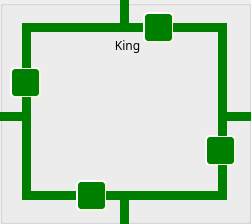
    <widget class="QGroupBox" name="King_groupBox">
     <property name="geometry">
      <rect>
       <x>60</x>
       <y>545</y>
       <width>251</width>
       <height>224</height>
      </rect>
     </property>
     <property name="styleSheet">
      <string notr="true"/>
     </property>
     <property name="title">
      <string/>
     </property>
     <widget class="QLabel" name="label_17">
      <property name="geometry">
       <rect>
        <x>100</x>
        <y>35</y>
        <width>55</width>
        <height>21</height>
       </rect>
      </property>
      <property name="font">
       <font>
        <family>Inter UI Medium</family>
       </font>
      </property>
      <property name="text">
       <string>King</string>
      </property>
      <property name="alignment">
       <set>Qt::AlignCenter</set>
      </property>
     </widget>
     <widget class="QPushButton" name="King_TLine5_butt">
      <property name="enabled">
       <bool>false</bool>
      </property>
      <property name="geometry">
       <rect>
        <x>31</x>
        <y>191</y>
        <width>46</width>
        <height>9</height>
       </rect>
      </property>
      <property name="minimumSize">
       <size>
        <width>20</width>
        <height>4</height>
       </size>
      </property>
      <property name="maximumSize">
       <size>
        <width>100</width>
        <height>20</height>
       </size>
      </property>
      <property name="sizeIncrement">
       <size>
        <width>1</width>
        <height>1</height>
       </size>
      </property>
      <property name="styleSheet">
       <string notr="true">#King_TLine5_butt{
background-color: green;
border-style: outset;
}
#King_TLine5_butt:checked{
	background-color: red;
}</string>
      </property>
      <property name="text">
       <string/>
      </property>
      <property name="checkable">
       <bool>true</bool>
      </property>
     </widget>
     <widget class="QLabel" name="label_15">
      <property name="geometry">
       <rect>
        <x>44</x>
        <y>56</y>
        <width>158</width>
        <height>111</height>
       </rect>
      </property>
      <property name="styleSheet">
       <string notr="true">border-image: url(:/img/powSub.jpg);</string>
      </property>
      <property name="text">
       <string/>
      </property>
     </widget>
     <widget class="QPushButton" name="King_TLine15_butt">
      <property name="enabled">
       <bool>false</bool>
      </property>
      <property name="geometry">
       <rect>
        <x>218</x>
        <y>112</y>
        <width>42</width>
        <height>9</height>
       </rect>
      </property>
      <property name="styleSheet">
       <string notr="true">#King_TLine15_butt{
background-color: green;
border-style: outset;
}
#King_TLine15_butt:checked{
	background-color: red;
}</string>
      </property>
      <property name="text">
       <string/>
      </property>
      <property name="checkable">
       <bool>true</bool>
      </property>
     </widget>
     <widget class="QPushButton" name="King_TLine10_butt">
      <property name="enabled">
       <bool>false</bool>
      </property>
      <property name="geometry">
       <rect>
        <x>31</x>
        <y>23</y>
        <width>89</width>
        <height>9</height>
       </rect>
      </property>
      <property name="minimumSize">
       <size>
        <width>20</width>
        <height>4</height>
       </size>
      </property>
      <property name="maximumSize">
       <size>
        <width>100</width>
        <height>20</height>
       </size>
      </property>
      <property name="sizeIncrement">
       <size>
        <width>1</width>
        <height>1</height>
       </size>
      </property>
      <property name="styleSheet">
       <string notr="true">#King_TLine10_butt{
background-color: green;
border-style: outset;
}
#King_TLine10_butt:checked{
	background-color: red;
}</string>
      </property>
      <property name="text">
       <string/>
      </property>
      <property name="checkable">
       <bool>true</bool>
      </property>
     </widget>
     <widget class="QPushButton" name="King_Rel3_butt">
      <property name="geometry">
       <rect>
        <x>10</x>
        <y>67</y>
        <width>31</width>
        <height>31</height>
       </rect>
      </property>
      <property name="minimumSize">
       <size>
        <width>31</width>
        <height>31</height>
       </size>
      </property>
      <property name="maximumSize">
       <size>
        <width>31</width>
        <height>31</height>
       </size>
      </property>
      <property name="styleSheet">
       <string notr="true">#King_Rel3_butt{
border-image: url(:/img/relaySPDT.png);
background-color: green;
border-style: outset;
border-radius: 5px;
border-width:2px;
border-color:beige;
font-size:12px;
font-weight:100;
color: white;
max-width:23px;
max-height:23px;
min-width:23px;
min-height:23px;
padding:2px;

}
#King_Rel3_butt:checked{
	background-color: red;
}</string>
      </property>
      <property name="text">
       <string/>
      </property>
      <property name="checkable">
       <bool>true</bool>
      </property>
     </widget>
     <widget class="QPushButton" name="King_TLine18_butt">
      <property name="enabled">
       <bool>false</bool>
      </property>
      <property name="geometry">
       <rect>
        <x>129</x>
        <y>191</y>
        <width>89</width>
        <height>9</height>
       </rect>
      </property>
      <property name="minimumSize">
       <size>
        <width>26</width>
        <height>4</height>
       </size>
      </property>
      <property name="maximumSize">
       <size>
        <width>300</width>
        <height>40</height>
       </size>
      </property>
      <property name="sizeIncrement">
       <size>
        <width>1</width>
        <height>1</height>
       </size>
      </property>
      <property name="styleSheet">
       <string notr="true">#King_TLine18_butt{
background-color: green;
border-style: outset;
}
#King_TLine18_butt:checked{
	background-color: red;
}</string>
      </property>
      <property name="text">
       <string/>
      </property>
      <property name="checkable">
       <bool>true</bool>
      </property>
     </widget>
     <widget class="QPushButton" name="King_TLine12_butt">
      <property name="enabled">
       <bool>false</bool>
      </property>
      <property name="geometry">
       <rect>
        <x>129</x>
        <y>23</y>
        <width>15</width>
        <height>9</height>
       </rect>
      </property>
      <property name="minimumSize">
       <size>
        <width>15</width>
        <height>4</height>
       </size>
      </property>
      <property name="maximumSize">
       <size>
        <width>100</width>
        <height>40</height>
       </size>
      </property>
      <property name="sizeIncrement">
       <size>
        <width>1</width>
        <height>1</height>
       </size>
      </property>
      <property name="styleSheet">
       <string notr="true">#King_TLine12_butt{
background-color: green;
border-style: outset;
}
#King_TLine12_butt:checked{
	background-color: red;
}</string>
      </property>
      <property name="text">
       <string/>
      </property>
      <property name="checkable">
       <bool>true</bool>
      </property>
     </widget>
     <widget class="QPushButton" name="King_TLine11_butt">
      <property name="enabled">
       <bool>false</bool>
      </property>
      <property name="geometry">
       <rect>
        <x>120</x>
        <y>0</y>
        <width>9</width>
        <height>32</height>
       </rect>
      </property>
      <property name="minimumSize">
       <size>
        <width>1</width>
        <height>1</height>
       </size>
      </property>
      <property name="maximumSize">
       <size>
        <width>1000</width>
        <height>1000</height>
       </size>
      </property>
      <property name="sizeIncrement">
       <size>
        <width>1</width>
        <height>1</height>
       </size>
      </property>
      <property name="styleSheet">
       <string notr="true">#King_TLine11_butt{
background-color: green;
border-style: outset;
}
#King_TLine11_butt:checked{
	background-color: red;
}</string>
      </property>
      <property name="text">
       <string/>
      </property>
      <property name="checkable">
       <bool>true</bool>
      </property>
     </widget>
     <widget class="QPushButton" name="King_Rel5_butt">
      <property name="geometry">
       <rect>
        <x>205</x>
        <y>135</y>
        <width>31</width>
        <height>31</height>
       </rect>
      </property>
      <property name="minimumSize">
       <size>
        <width>31</width>
        <height>31</height>
       </size>
      </property>
      <property name="maximumSize">
       <size>
        <width>31</width>
        <height>31</height>
       </size>
      </property>
      <property name="styleSheet">
       <string notr="true">#King_Rel5_butt{
border-image: url(:/img/relaySPDT.png);
background-color: green;
border-style: outset;
border-radius: 5px;
border-width:2px;
border-color:beige;
font-size:12px;
font-weight:100;
color: white;
max-width:23px;
max-height:23px;
min-width:23px;
min-height:23px;
padding:2px;

}
#King_Rel5_butt:checked{
	background-color: red;
}</string>
      </property>
      <property name="text">
       <string/>
      </property>
      <property name="checkable">
       <bool>true</bool>
      </property>
     </widget>
     <widget class="QPushButton" name="King_TLine6_butt">
      <property name="enabled">
       <bool>false</bool>
      </property>
      <property name="geometry">
       <rect>
        <x>22</x>
        <y>120</y>
        <width>9</width>
        <height>80</height>
       </rect>
      </property>
      <property name="styleSheet">
       <string notr="true">#King_TLine6_butt{
background-color: green;
border-style: outset;
}
#King_TLine6_butt:checked{
	background-color: red;
}</string>
      </property>
      <property name="text">
       <string/>
      </property>
      <property name="checkable">
       <bool>true</bool>
      </property>
     </widget>
     <widget class="QPushButton" name="King_TLine16_butt">
      <property name="enabled">
       <bool>false</bool>
      </property>
      <property name="geometry">
       <rect>
        <x>218</x>
        <y>121</y>
        <width>9</width>
        <height>15</height>
       </rect>
      </property>
      <property name="styleSheet">
       <string notr="true">#King_TLine16_butt{
background-color: green;
border-style: outset;
}
#King_TLine16_butt:checked{
	background-color: red;
}</string>
      </property>
      <property name="text">
       <string/>
      </property>
      <property name="checkable">
       <bool>true</bool>
      </property>
     </widget>
     <widget class="QPushButton" name="King_Rel2_butt">
      <property name="geometry">
       <rect>
        <x>76</x>
        <y>180</y>
        <width>31</width>
        <height>31</height>
       </rect>
      </property>
      <property name="minimumSize">
       <size>
        <width>31</width>
        <height>31</height>
       </size>
      </property>
      <property name="maximumSize">
       <size>
        <width>31</width>
        <height>31</height>
       </size>
      </property>
      <property name="styleSheet">
       <string notr="true">#King_Rel2_butt{
border-image: url(:/img/relaySPDT.png);
background-color: green;
border-style: outset;
border-radius: 5px;
border-width:2px;
border-color:beige;
font-size:12px;
font-weight:100;
color: white;
max-width:23px;
max-height:23px;
min-width:23px;
min-height:23px;
padding:2px;

}
#King_Rel2_butt:checked{
	background-color: red;
}</string>
      </property>
      <property name="text">
       <string/>
      </property>
      <property name="checkable">
       <bool>true</bool>
      </property>
     </widget>
     <widget class="QPushButton" name="King_TLine7_butt">
      <property name="enabled">
       <bool>false</bool>
      </property>
      <property name="geometry">
       <rect>
        <x>-2</x>
        <y>112</y>
        <width>33</width>
        <height>9</height>
       </rect>
      </property>
      <property name="styleSheet">
       <string notr="true">#King_TLine7_butt{
background-color: green;
border-style: outset;
}
#King_TLine7_butt:checked{
	background-color: red;
}</string>
      </property>
      <property name="text">
       <string/>
      </property>
      <property name="checkable">
       <bool>true</bool>
      </property>
     </widget>
     <widget class="QPushButton" name="King_TLine3_butt">
      <property name="enabled">
       <bool>false</bool>
      </property>
      <property name="geometry">
       <rect>
        <x>120</x>
        <y>191</y>
        <width>9</width>
        <height>33</height>
       </rect>
      </property>
      <property name="minimumSize">
       <size>
        <width>1</width>
        <height>1</height>
       </size>
      </property>
      <property name="maximumSize">
       <size>
        <width>1000</width>
        <height>1000</height>
       </size>
      </property>
      <property name="sizeIncrement">
       <size>
        <width>1</width>
        <height>1</height>
       </size>
      </property>
      <property name="styleSheet">
       <string notr="true">#King_TLine3_butt{
background-color: green;
border-style: outset;
}
#King_TLine3_butt:checked{
	background-color: red;
}</string>
      </property>
      <property name="text">
       <string/>
      </property>
      <property name="checkable">
       <bool>true</bool>
      </property>
     </widget>
     <widget class="QPushButton" name="King_Rel4_butt">
      <property name="geometry">
       <rect>
        <x>143</x>
        <y>12</y>
        <width>31</width>
        <height>31</height>
       </rect>
      </property>
      <property name="minimumSize">
       <size>
        <width>31</width>
        <height>31</height>
       </size>
      </property>
      <property name="maximumSize">
       <size>
        <width>31</width>
        <height>31</height>
       </size>
      </property>
      <property name="styleSheet">
       <string notr="true">#King_Rel4_butt{
border-image: url(:/img/relaySPDT.png);
background-color: green;
border-style: outset;
border-radius: 5px;
border-width:2px;
border-color:beige;
font-size:12px;
font-weight:100;
color: white;
max-width:23px;
max-height:23px;
min-width:23px;
min-height:23px;
padding:2px;

}
#King_Rel4_butt:checked{
	background-color: red;
}</string>
      </property>
      <property name="text">
       <string/>
      </property>
      <property name="checkable">
       <bool>true</bool>
      </property>
     </widget>
     <widget class="QPushButton" name="King_TLine14_butt">
      <property name="enabled">
       <bool>false</bool>
      </property>
      <property name="geometry">
       <rect>
        <x>218</x>
        <y>32</y>
        <width>9</width>
        <height>80</height>
       </rect>
      </property>
      <property name="styleSheet">
       <string notr="true">#King_TLine14_butt{
background-color: green;
border-style: outset;
}
#King_TLine14_butt:checked{
	background-color: red;
}</string>
      </property>
      <property name="text">
       <string/>
      </property>
      <property name="checkable">
       <bool>true</bool>
      </property>
     </widget>
     <widget class="QPushButton" name="King_TLine17_butt">
      <property name="enabled">
       <bool>false</bool>
      </property>
      <property name="geometry">
       <rect>
        <x>218</x>
        <y>165</y>
        <width>9</width>
        <height>35</height>
       </rect>
      </property>
      <property name="styleSheet">
       <string notr="true">#King_TLine17_butt{
background-color: green;
border-style: outset;
}
#King_TLine17_butt:checked{
	background-color: red;
}</string>
      </property>
      <property name="text">
       <string/>
      </property>
      <property name="checkable">
       <bool>true</bool>
      </property>
     </widget>
     <widget class="QPushButton" name="King_TLine9_butt">
      <property name="enabled">
       <bool>false</bool>
      </property>
      <property name="geometry">
       <rect>
        <x>22</x>
        <y>23</y>
        <width>9</width>
        <height>45</height>
       </rect>
      </property>
      <property name="styleSheet">
       <string notr="true">#King_TLine9_butt{
background-color: green;
border-style: outset;
}
#King_TLine9_butt:checked{
	background-color: red;
}</string>
      </property>
      <property name="text">
       <string/>
      </property>
      <property name="checkable">
       <bool>true</bool>
      </property>
     </widget>
     <widget class="QPushButton" name="King_TLine4_butt">
      <property name="enabled">
       <bool>false</bool>
      </property>
      <property name="geometry">
       <rect>
        <x>106</x>
        <y>191</y>
        <width>14</width>
        <height>9</height>
       </rect>
      </property>
      <property name="minimumSize">
       <size>
        <width>12</width>
        <height>4</height>
       </size>
      </property>
      <property name="maximumSize">
       <size>
        <width>100</width>
        <height>40</height>
       </size>
      </property>
      <property name="sizeIncrement">
       <size>
        <width>1</width>
        <height>1</height>
       </size>
      </property>
      <property name="styleSheet">
       <string notr="true">#King_TLine4_butt{
background-color: green;
border-style: outset;
}
#King_TLine4_butt:checked{
	background-color: red;
}</string>
      </property>
      <property name="text">
       <string/>
      </property>
      <property name="checkable">
       <bool>true</bool>
      </property>
     </widget>
     <widget class="QPushButton" name="King_TLine13_butt">
      <property name="enabled">
       <bool>false</bool>
      </property>
      <property name="geometry">
       <rect>
        <x>173</x>
        <y>23</y>
        <width>54</width>
        <height>9</height>
       </rect>
      </property>
      <property name="minimumSize">
       <size>
        <width>20</width>
        <height>4</height>
       </size>
      </property>
      <property name="maximumSize">
       <size>
        <width>100</width>
        <height>20</height>
       </size>
      </property>
      <property name="sizeIncrement">
       <size>
        <width>1</width>
        <height>1</height>
       </size>
      </property>
      <property name="styleSheet">
       <string notr="true">#King_TLine13_butt{
background-color: green;
border-style: outset;
}
#King_TLine13_butt:checked{
	background-color: red;
}</string>
      </property>
      <property name="text">
       <string/>
      </property>
      <property name="checkable">
       <bool>true</bool>
      </property>
     </widget>
     <widget class="QPushButton" name="King_TLine8_butt">
      <property name="enabled">
       <bool>false</bool>
      </property>
      <property name="geometry">
       <rect>
        <x>22</x>
        <y>97</y>
        <width>9</width>
        <height>15</height>
       </rect>
      </property>
      <property name="styleSheet">
       <string notr="true">#King_TLine8_butt{
background-color: green;
border-style: outset;
}
#King_TLine8_butt:checked{
	background-color: red;
}</string>
      </property>
      <property name="text">
       <string/>
      </property>
      <property name="checkable">
       <bool>true</bool>
      </property>
     </widget>
    </widget>
